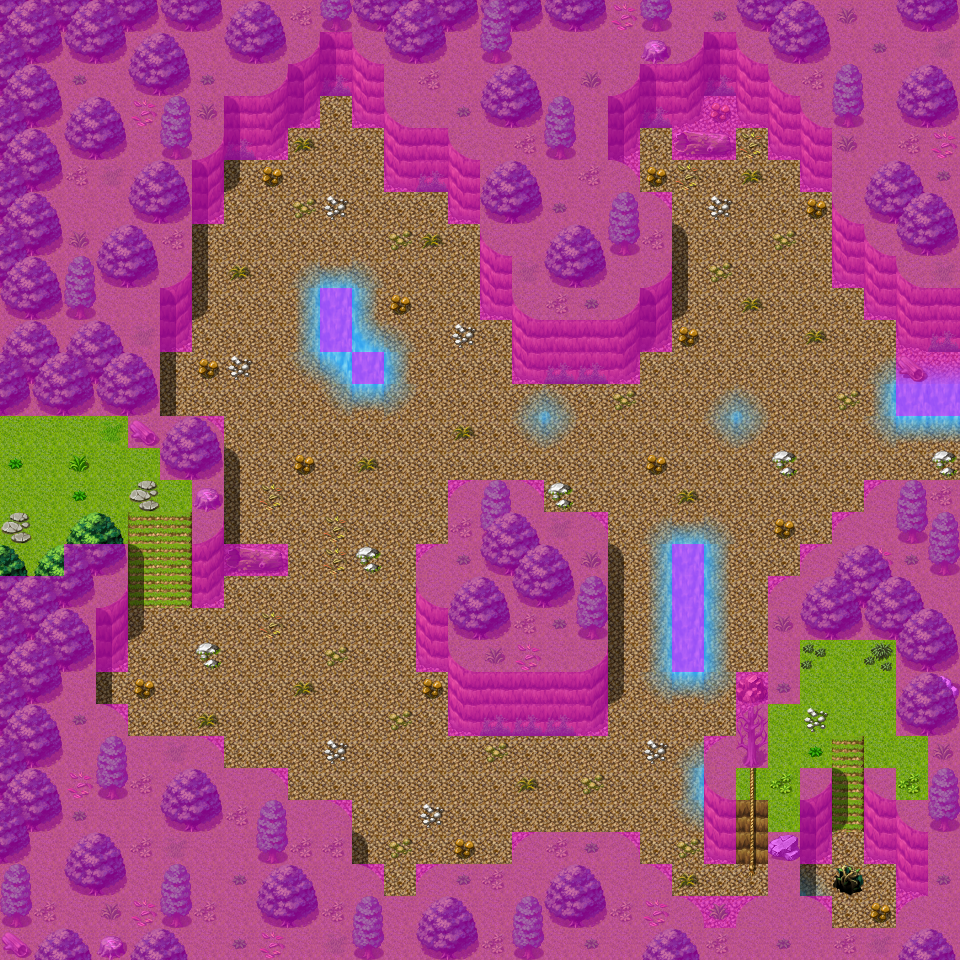

A 2D game scene composited from a Tiled map and its tileset images. What follows is a short description and the map's XML, with each tile layer's data collapsed to a summary:
An orthogonal 30x30 tile map with 32x32 px tiles, 4 tile layers (Ground_9, Objects_9, Above_9, Walkable), 6 hidden layers not drawn, 16 tilesets and 17 objects (7x spawn, 4x script, 3x mapchange, 2x replace, key).

<map version="1.0" orientation="orthogonal" width="30" height="30" tilewidth="32" tileheight="32">
    <properties>
        <property name="outdoors" value="1" />
    </properties>
    <tileset firstgid="1" name="map_6" tilewidth="32" tileheight="32">
        <image source="../drawable/map_6.png" />
    </tileset>
    <tileset firstgid="65" name="map_19" tilewidth="32" tileheight="32">
        <image source="../drawable/map_19.png" />
    </tileset>
    <tileset firstgid="129" name="map_21" tilewidth="32" tileheight="32">
        <image source="../drawable/map_21.png" />
    </tileset>
    <tileset firstgid="193" name="map_0" tilewidth="32" tileheight="32">
        <image source="../drawable/map_0.png" />
    </tileset>
    <tileset firstgid="257" name="map_46" tilewidth="32" tileheight="32">
        <image source="../drawable/map_46.png" />
    </tileset>
    <tileset firstgid="321" name="map_16" tilewidth="32" tileheight="32">
        <image source="../drawable/map_16.png" />
    </tileset>
    <tileset firstgid="385" name="map_17" tilewidth="32" tileheight="32">
        <image source="../drawable/map_17.png" />
    </tileset>
    <tileset firstgid="449" name="map_5" tilewidth="32" tileheight="32">
        <image source="../drawable/map_5.png" />
    </tileset>
    <tileset firstgid="513" name="map_20" tilewidth="32" tileheight="32">
        <image source="../drawable/map_20.png" />
    </tileset>
    <tileset firstgid="577" name="map_4" tilewidth="32" tileheight="32">
        <image source="../drawable/map_4.png" />
    </tileset>
    <tileset firstgid="641" name="map_1" tilewidth="32" tileheight="32">
        <image source="../drawable/map_1.png" />
    </tileset>
    <tileset firstgid="705" name="map_3" tilewidth="32" tileheight="32">
        <image source="../drawable/map_3.png" />
    </tileset>
    <tileset firstgid="769" name="map_9" tilewidth="32" tileheight="32">
        <image source="../drawable/map_9.png" />
    </tileset>
    <tileset firstgid="833" name="map_36" tilewidth="32" tileheight="32">
        <image source="../drawable/map_36.png" />
    </tileset>
    <tileset firstgid="897" name="map_13" tilewidth="32" tileheight="32">
        <image source="../drawable/map_13.png" />
    </tileset>
    <tileset firstgid="961" name="map_2" tilewidth="32" tileheight="32">
        <image source="../drawable/map_2.png" />
    </tileset>
    <layer name="Ground" width="30" height="30" visible="0">
        <data>[900 cells, 900 non-empty, 12 distinct tile ids]</data>
    </layer>
    <layer name="Ground_3" width="30" height="30" visible="0">
        <data>[900 cells, 900 non-empty, 12 distinct tile ids]</data>
    </layer>
    <layer name="Ground_9" width="30" height="30">
        <data>[900 cells, 900 non-empty, 12 distinct tile ids]</data>
    </layer>
    <layer name="Objects" width="30" height="30" visible="0">
        <data>[900 cells, 510 non-empty, 52 distinct tile ids]</data>
    </layer>
    <layer name="Objects_3" width="30" height="30" visible="0">
        <data>[900 cells, 395 non-empty, 37 distinct tile ids]</data>
    </layer>
    <layer name="Objects_9" width="30" height="30">
        <data>[900 cells, 510 non-empty, 51 distinct tile ids]</data>
    </layer>
    <layer name="Above" width="30" height="30" visible="0">
        <data>[900 cells, 77 non-empty, 11 distinct tile ids]</data>
    </layer>
    <layer name="Above_3" width="30" height="30" visible="0">
        <data>[900 cells, 395 non-empty, 13 distinct tile ids]</data>
    </layer>
    <layer name="Above_9" width="30" height="30">
        <data>[900 cells, 77 non-empty, 11 distinct tile ids]</data>
    </layer>
    <layer name="Walkable" width="30" height="30">
        <data>[900 cells, 516 non-empty, 1 distinct tile ids]</data>
    </layer>
    <objectgroup name="Mapevents" visible="0">
        <object name="west" type="mapchange" x="0" y="416" width="32" height="160">
            <properties>
                <property name="map" value="waytobrimhaven1" />
                <property name="place" value="east" />
            </properties>
        </object>
        <object name="east" type="mapchange" x="928" y="416" width="32" height="64">
            <properties>
                <property name="map" value="waytobrimhaven3" />
                <property name="place" value="west" />
            </properties>
        </object>
        <object name="down" type="mapchange" x="832" y="864" width="32" height="32">
            <properties>
                <property name="map" value="waytobrimhavencave0" />
                <property name="place" value="up" />
            </properties>
        </object>
        <object name="brv_flood_key_set3" type="script" x="128" y="608" width="96" height="32" />
        <object name="brv_flood_key_set1a" type="script" x="128" y="544" width="64" height="32" />
        <object name="brv_flood_key_set2" type="script" x="704" y="864" width="64" height="32" />
        <object name="brv_flood_key_set2a" type="script" x="736" y="800" width="64" height="32" />
    </objectgroup>
    <objectgroup name="Spawn">
        <object name="erumen_1" type="spawn" x="192" y="448" width="320" height="416">
            <properties>
                <property name="quantity" value="3" />
                <property name="spawngroup" value="erumen_1" />
            </properties>
        </object>
        <object name="erumen_2" type="spawn" x="160" y="96" width="352" height="352">
            <properties>
                <property name="quantity" value="3" />
                <property name="spawngroup" value="erumen_2" />
            </properties>
        </object>
        <object name="erumen_2_1" type="spawn" x="512" y="96" width="352" height="352">
            <properties>
                <property name="quantity" value="3" />
                <property name="spawngroup" value="erumen_2" />
            </properties>
        </object>
        <object name="erumen_3" type="spawn" x="512" y="448" width="320" height="416">
            <properties>
                <property name="quantity" value="3" />
                <property name="spawngroup" value="erumen_3" />
            </properties>
        </object>
        <object name="skeleton3" type="spawn" x="832" y="800" width="32" height="64">
            <properties>
                <property name="spawngroup" value="skeleton3" />
            </properties>
        </object>
        <object name="churrie" type="spawn" x="864" y="640" width="64" height="160">
            <properties>
                <property name="active" value="false" />
                <property name="spawngroup" value="churrie" />
            </properties>
        </object>
        <object name="tamarukh" type="spawn" x="32" y="480" width="64" height="64">
            <properties>
                <property name="active" value="false" />
                <property name="spawngroup" value="tamarukh" />
            </properties>
        </object>
    </objectgroup>
    <objectgroup name="Keys" visible="0">
        <object name="brv_flood_key" type="key" x="128" y="576" width="64" height="32">
            <properties>
                <property name="phrase" value="brv_flood_key" />
                <property name="requireId" value="brv_nondisplay" />
                <property name="requireNegation" value="true" />
                <property name="requireType" value="questProgress" />
                <property name="requireValue" value="70" />
            </properties>
        </object>
    </objectgroup>
    <objectgroup name="Replace" visible="0">
        <!-- 2 objects omitted --></objectgroup>
</map>
<!-- 2 of 17 objects omitted -->
